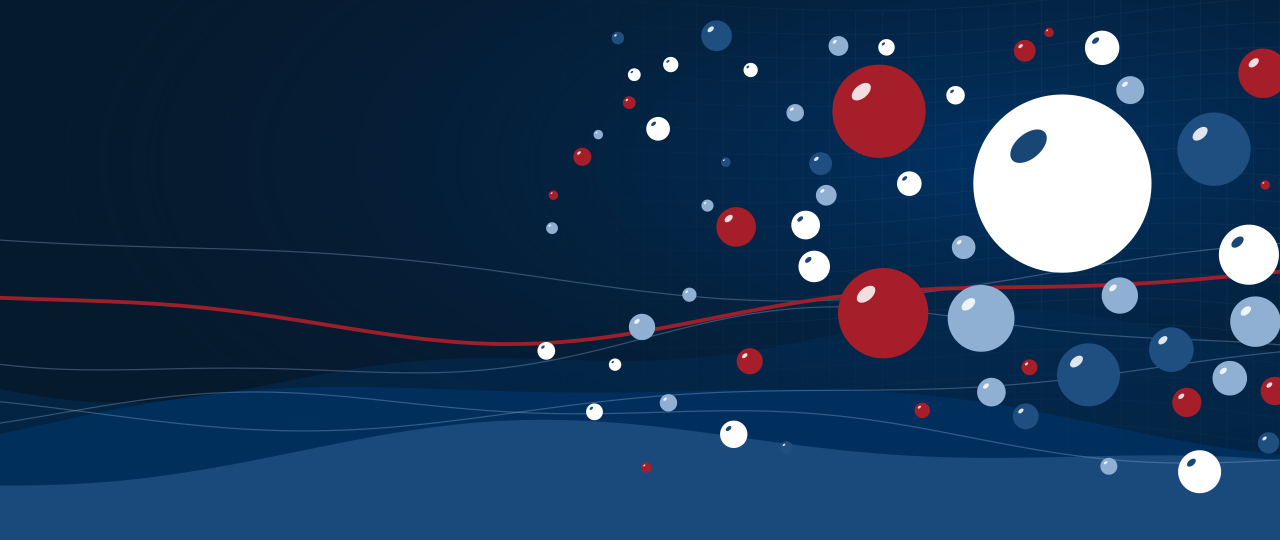
#> input picture assets/img/hero/hero-escuro.png, 2560 x 1080 px, given in place of logo.png, which was not available (shown at 1/2 size)
$ python gerar_og.py ../assets/img/hero/hero-escuro.png ../assets/img/hero/hero-escuro.png
#> lines starting #> are read from the running program, lines starting #| are printed output that depends on the picture; pictures that were not available may be replaced by others from this repository, and a replacement may not be noted
#!/usr/bin/env python3
"""Gera a imagem Open Graph do site (1200×630 px).

Uso:
    python3 -I scripts/gerar_og.py <ltfd-vertical-branca.svg> static/img/og-ltfd.png

Composição como a capa do Manual de Identidade Visual: fundo Azul LTFD (#003366),
faixa Bordô LTFD (#8A2432) na base e a marca vertical na versão negativa (branca),
centralizada, com folga maior que a área de proteção. Requer Inkscape e Pillow.
"""
import subprocess
import sys
import tempfile
from pathlib import Path

from PIL import Image

LARGURA, ALTURA, FAIXA = 1200, 630, 28
AZUL, BORDO = (0, 51, 102), (138, 36, 50)


def main() -> None:
    if len(sys.argv) != 3:
        sys.exit(__doc__)
    svg, saida = Path(sys.argv[1]), Path(sys.argv[2])
    with tempfile.TemporaryDirectory() as tmp:
        png = Path(tmp) / "logo.png"
        subprocess.run(["inkscape", str(svg), "--export-type=png", f"--export-filename={png}",
                        "--export-height=400", "--export-background-opacity=0"],
                       check=True, capture_output=True)
#> (this line was passed over: subprocess is not available in this run)
        logo = Image.open(png).convert("RGBA")
#> logo is the input picture: PIL image 2560x1080 RGBA; mean R, G, B, A 28.5, 55.3, 87.2, 255
    tela = Image.new("RGBA", (LARGURA, ALTURA), AZUL + (255,))
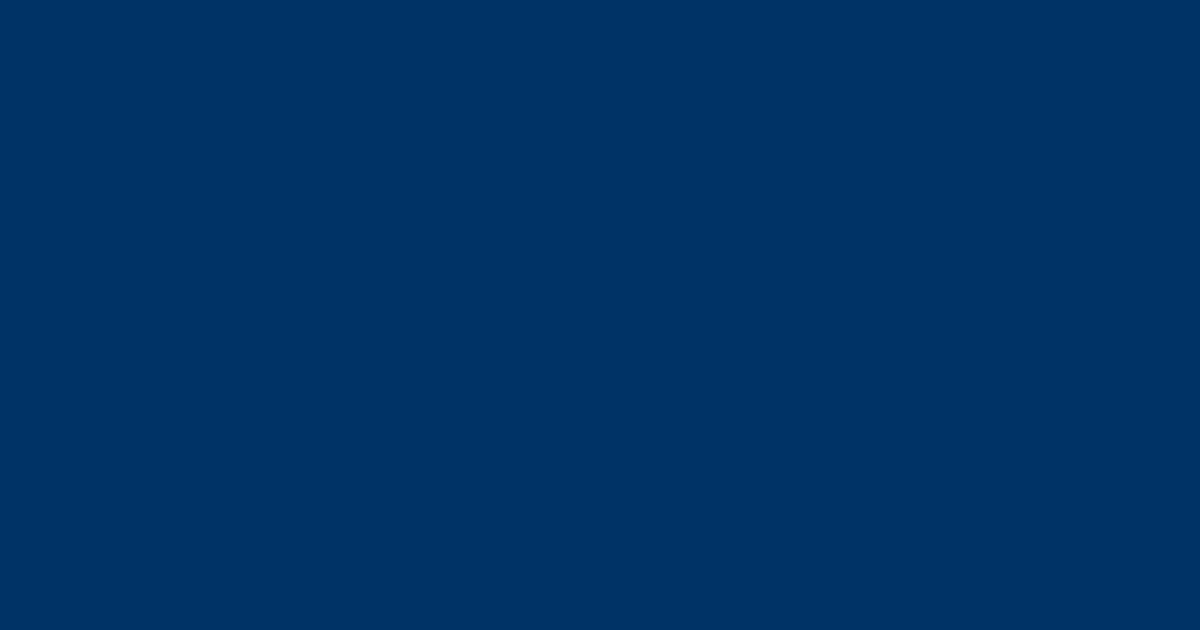
#> tela: PIL image 1200x630 RGBA; mean R, G, B, A 0, 51, 102, 255
    tela.paste(Image.new("RGBA", (LARGURA, FAIXA), BORDO + (255,)), (0, ALTURA - FAIXA))
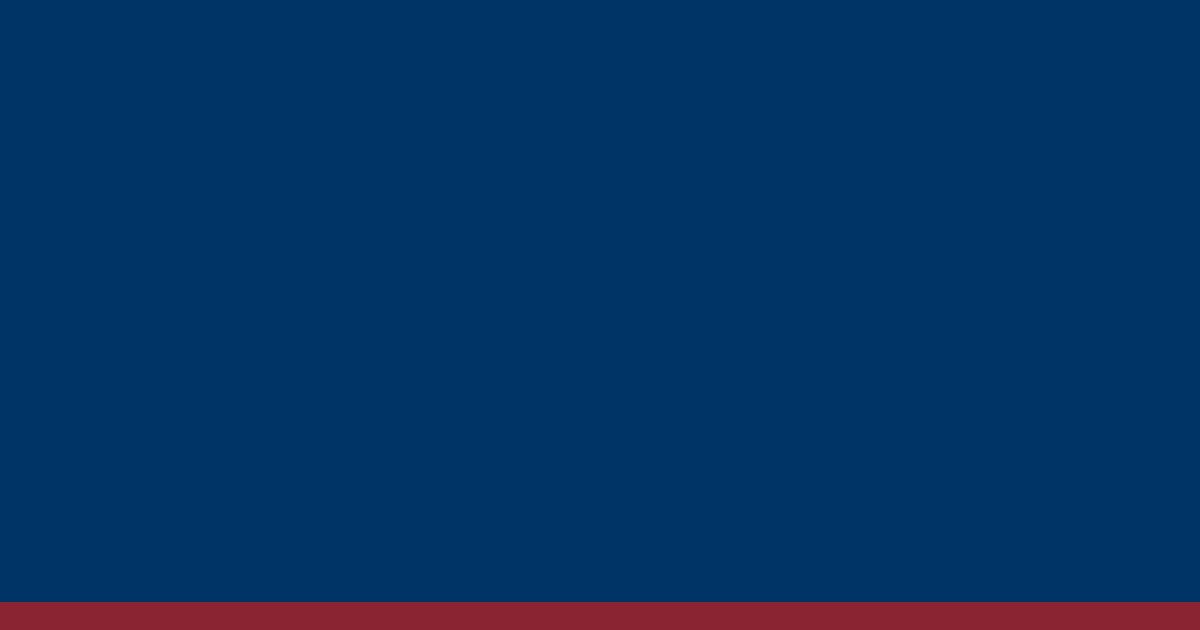
#> tela: PIL image 1200x630 RGBA; mean R, G, B, A 6.1, 50.3, 99.7, 255
    util = ALTURA - FAIXA
    tela.alpha_composite(logo, ((LARGURA - logo.width) // 2, (util - logo.height) // 2))
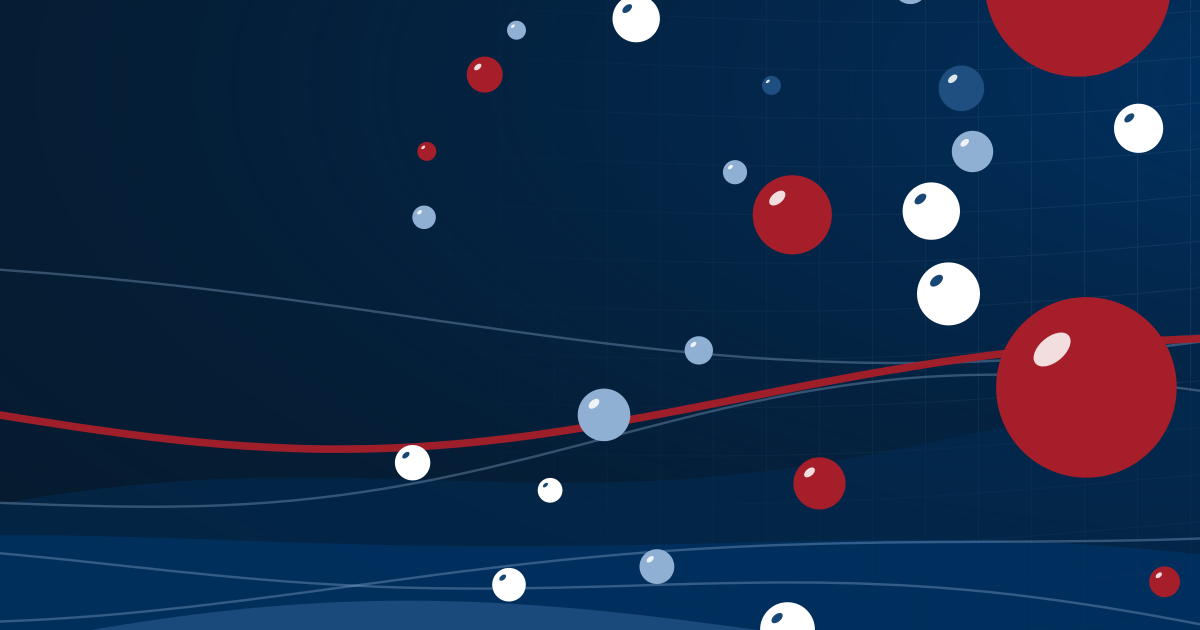
#> tela: PIL image 1200x630 RGBA; mean R, G, B, A 21.3, 42.2, 72.9, 255
    saida.parent.mkdir(parents=True, exist_ok=True)
    tela.convert("RGB").save(saida, optimize=True)
    print(saida, saida.stat().st_size, "bytes")


if __name__ == "__main__":
    main()
